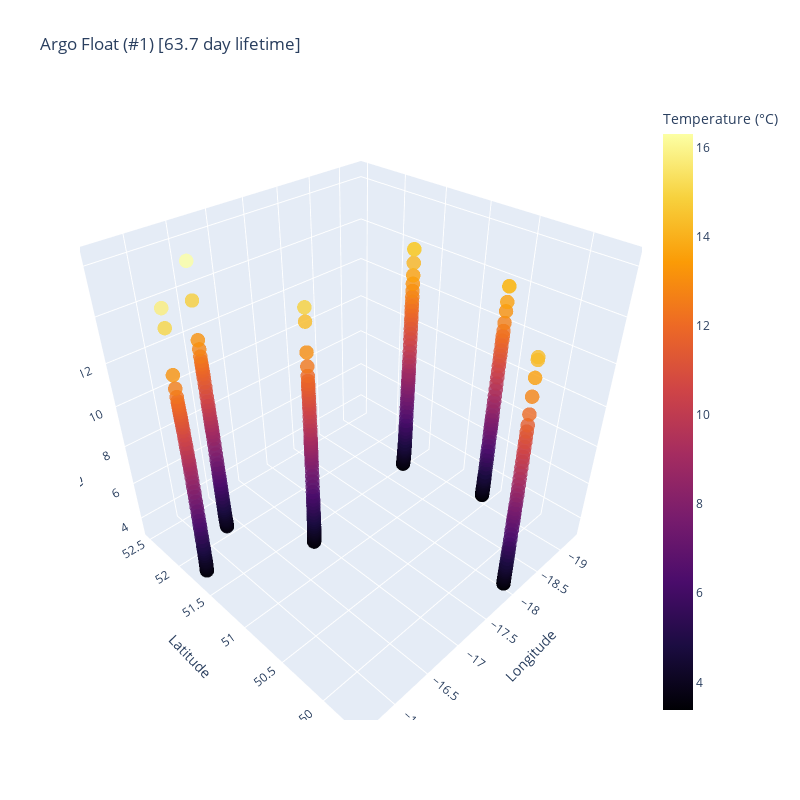

Notebook code cell kept with this figure:
### Code cell
fig = go.Figure()

VARIABLES = {
    "temperature": {
        "cmap": "Inferno",
        "label": "Temperature (°C)",
        "ds_name": "temperature",
    },
    "salinity": {
        "cmap": "haline",
        "label": "Salinity (psu)",
        "ds_name": "salinity",
    },
}

traj = argo_ds["trajectory"][WHICH_ARGO]
lons = argo_ds["lon"][:].sel(trajectory=traj).squeeze()
lats = argo_ds["lat"][:].sel(trajectory=traj).squeeze()
var = argo_ds[VARIABLES[PLOT_VARIABLE]["ds_name"]][:].sel(trajectory=traj).squeeze()

fig.add_trace(
    go.Scatter3d(
        x=lons,
        y=lats,
        z=var,
        mode="markers",
        marker=dict(
            size=5,
            color=var,
            colorscale=VARIABLES[PLOT_VARIABLE]["cmap"],
            colorbar=dict(title=VARIABLES[PLOT_VARIABLE]["label"]),
            opacity=0.8,
        ),
        name=f"Argo {WHICH_ARGO + 1}",
    )
)

fig.update_layout(
    scene=dict(
        xaxis_title="Longitude",
        yaxis_title="Latitude",
        zaxis_title=VARIABLES[PLOT_VARIABLE]["label"],
        yaxis=dict(autorange="reversed"),  # north is up from plot viewpoint
    ),
    width=800,
    height=800,
    title=f"Argo Float (#{WHICH_ARGO + 1}) [{n_days:.1f} day lifetime]",
)

fig.show()

### Figure 1 — Plotly figure (JSON) as saved in the notebook; plotly's stock layout.template omitted (floating-point values rounded to 4 significant figures; data arrays with more than 128 entries replaced by an {"elided": "..."} marker saying what was removed)
{"data": [{"marker": {"color": {"elided": "18400 float values"}, "colorbar": {"title": {"text": "Temperature (°C)"}}, "colorscale": [[0, "#000004"], [0.1111, "#1b0c41"], [0.2222, "#4a0c6b"], [0.3333, "#781c6d"], [0.4444, "#a52c60"], [0.5556, "#cf4446"], [0.6667, "#ed6925"], [0.7778, "#fb9b06"], [0.8889, "#f7d13d"], [1, "#fcffa4"]], "opacity": 0.8, "size": 5}, "mode": "markers", "name": "Argo 1", "type": "scatter3d", "x": {"elided": "18400 float values"}, "y": {"elided": "18400 float values"}, "z": {"elided": "18400 float values"}}], "layout": {"height": 800, "scene": {"xaxis": {"title": {"text": "Longitude"}}, "yaxis": {"autorange": "reversed", "title": {"text": "Latitude"}}, "zaxis": {"title": {"text": "Temperature (°C)"}}}, "title": {"text": "Argo Float (#1) [63.7 day lifetime]"}, "width": 800}}
